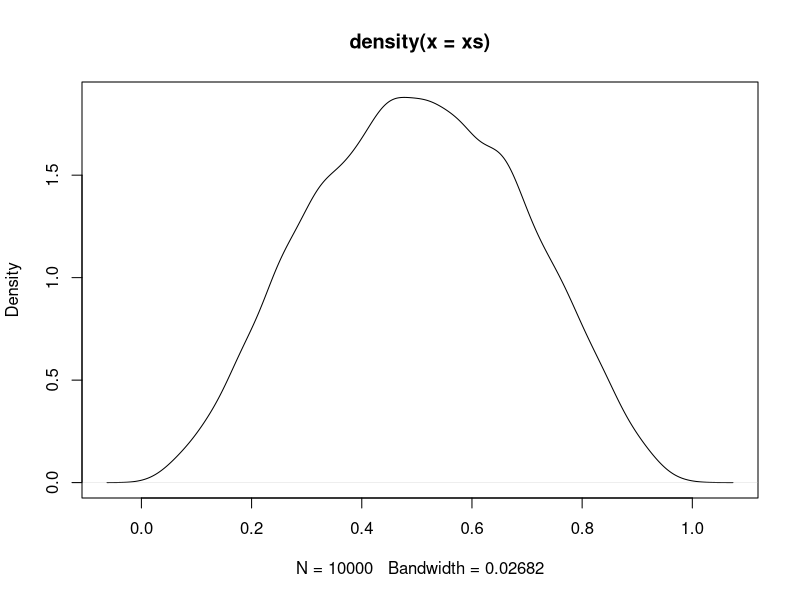

Source code (R):
n = 10000
a = 3
b = 3

# plot the density to get an idea of the problem.
xs = rbeta(n, shape1 = a, shape2 = b)
plot(density(xs))

mc.cdf.beta = function (p, shape1, shape2) {
  if (p <= 0 || p >= 1) return(0)
  us = runif(n)
  return(mean(dbeta(p*us, a, b)) * p)
}

xs = seq(0, 1, 0.1)

round(rbind(sapply(xs, function (x) mc.cdf.beta(x, a, b)), sapply(xs, function(x) pbeta(x, a, b))), 3)